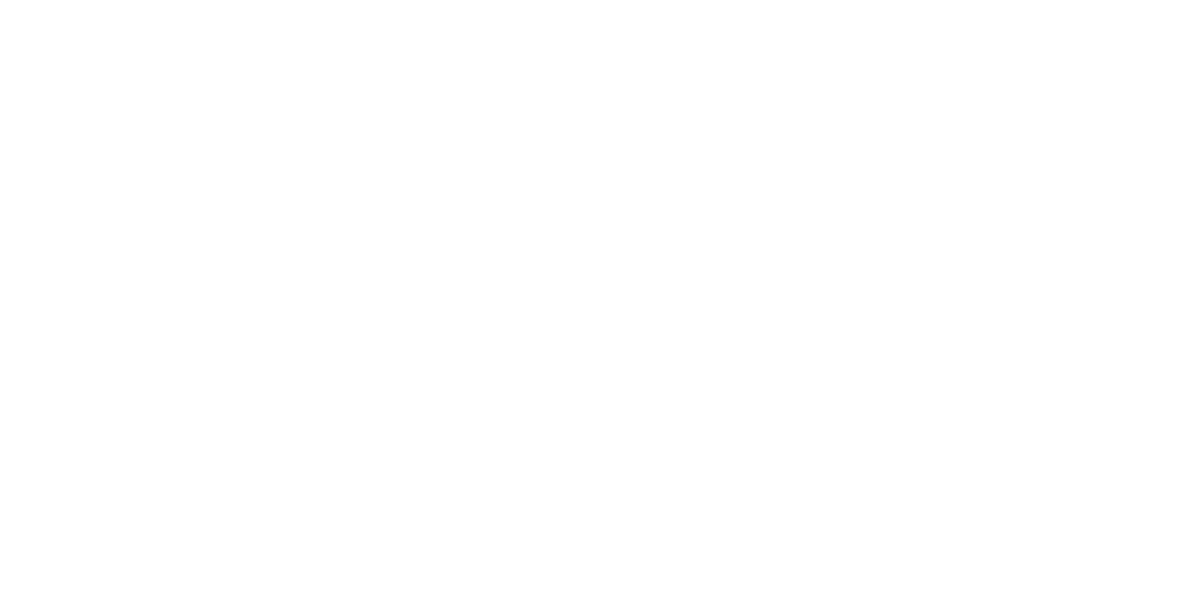
Frame 1 (no input)
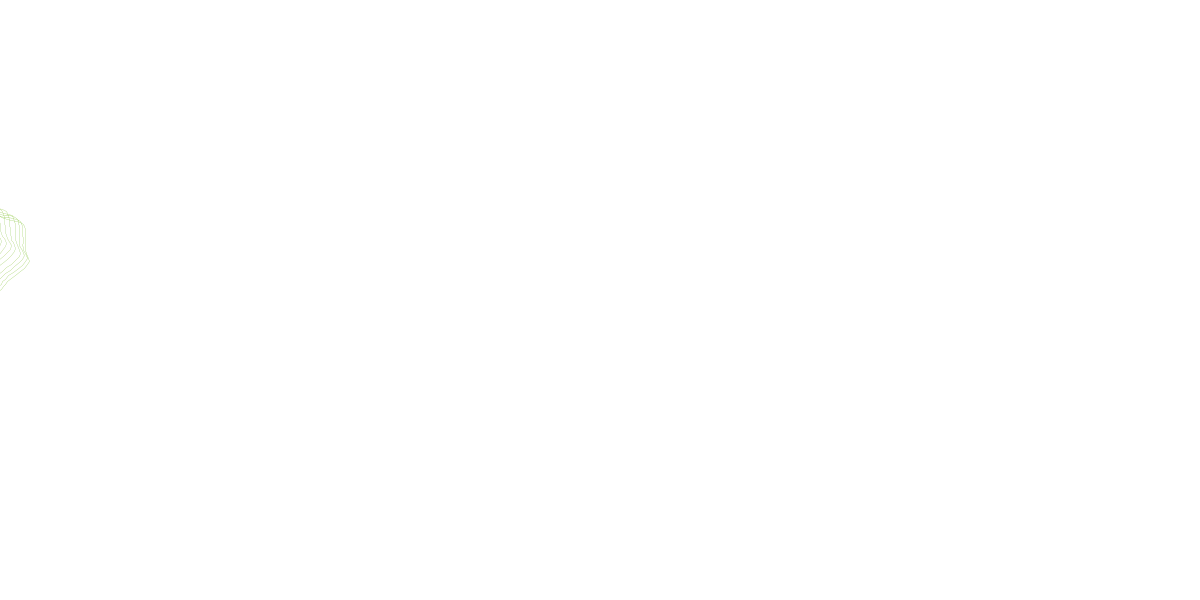
Frame 60 (the mouse pressed at the canvas centre just before this capture)
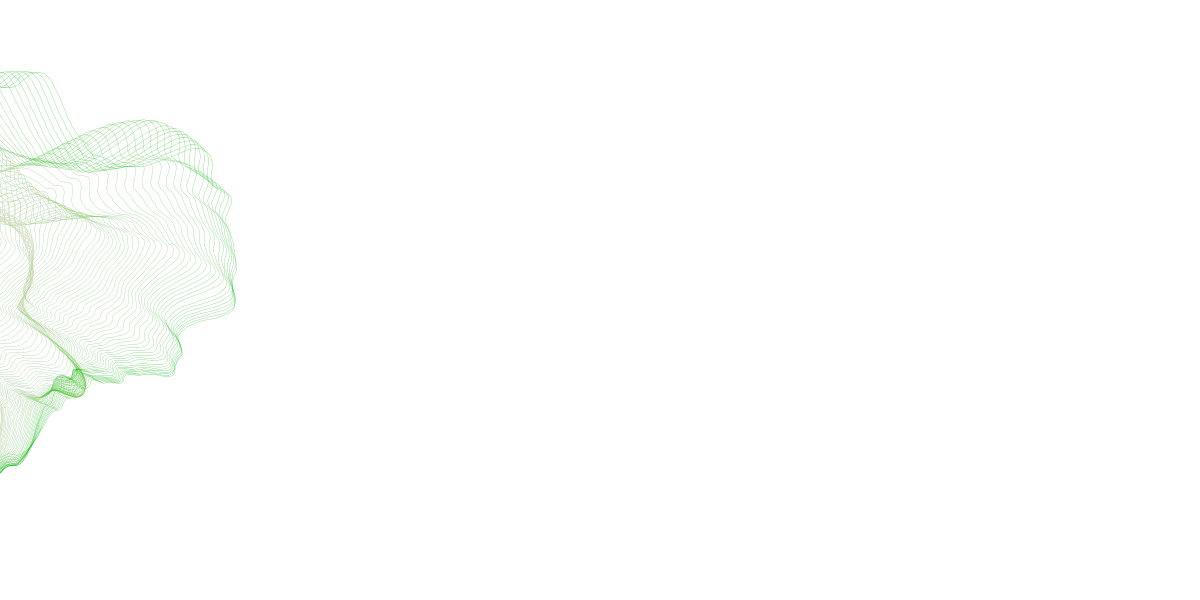
Frame 120 (the mouse held since frame 60 and released just before this capture)

The Processing sketch that drew these frames (run headless with seeded random() and noise(); from frame 60 on, the mouse is pressed at the canvas centre):

// Processing sketch: sketch_171107aAlgorithm_wave
// ── sketch_171107aAlgorithm_wave.pde
int rStart, rStop;
float[][] radii;
float nX, nY, yY;
float masterX, masterY;
int models;
float nRadius, outRadius;
int degs;
float inBetween, totalTweens;
int circleNumber;

void setup() {
  colorMode(HSB);
  smooth();
  size(1200, 600);
  degs=360;
  nRadius=1.300;
  outRadius=321;
  totalTweens=27.0;
  inBetween=0.0;
  circleNumber=1;
  background(#FFFFFF);
  models=199;
  radii = new float[models][degs];
  doSetupModels();
  masterX=-300;
  masterY=height/2;
  colorMode(HSB);
  strokeWeight(0.2);
  fill(255, 4);
}

void doSetupModels() {
  for (int i=0;i<models;i++) {
    float[] ptTemp = new float[degs];
    float zz=random(3);
    radii[i]=doNewCircle(zz, zz-1);
  }
}

void draw() {
  if (masterX>2100) {
    masterX=-225;
    circleNumber=5;
    inBetween=0;
    noLoop();
  }
  if (inBetween<totalTweens && circleNumber+1<models) {
    float[] hybridCircle = new float[degs];
    hybridCircle=doInterpolate(radii[circleNumber], radii[circleNumber+1], inBetween/totalTweens);
    doSimpleOutline(hybridCircle);
    inBetween++;
  } 
  else {
    if (circleNumber+1<models) {
      circleNumber++;
      inBetween=0;
    }
  }
}

float[] doInterpolate(float[] cOne, float[] cTwo, float beTwixt) {
  float[] ptTemp = new float[degs];
  for (int j=0; j<degs;j++) {
    ptTemp[j]=coslerp(cOne[j], cTwo[j], beTwixt);
  }
  return ptTemp;
}

void doSimpleOutline(float[] myCircle) {
  masterX=masterX+3.0;
  doDrawCircle(int(masterX), int(masterY), myCircle);
}

float coslerp(float val1, float val2, float amt) {
  amt = map (cos(amt*PI), 1.0, -1.0, 0, 1.0);
  return lerp(val1, val2, amt);
}





void doStripes(int xPos, int yPos, float[] ptRad) {  
  pushMatrix();
  translate(xPos, yPos);
  for (int j=0;j<degs;j=j+1) { 
    float rj=radians(j);
    float xA=sin(rj)*ptRad[j];
    float yA=cos(rj)*ptRad[j];
  }
  popMatrix();
}


void doDrawCircle(int xPos, int yPos, float[] ptRad) {  
  pushMatrix();
  translate(xPos, yPos);
  rotate(radians(frameCount*0.95125));

  color col=color(round(map(xPos, 0, width, 80, 255)), 255, 180);
  stroke(col);
  beginShape();  
  for (int j=0;j<degs;j=j+1) { 
    float rj=radians(j);
    float xA=sin(rj)*ptRad[(j)];
    float yA=cos(rj)*ptRad[(j)];
    vertex(xA, yA);
  }
  endShape();
  popMatrix();
}

float[] doNewCircle(float nXstart, float nYstart) {
  float[] theCircle = new float[degs];
  for (int i=0+int(frameCount/2.0);i<degs+int(frameCount/2.0);i++) {
    nX=sin(radians(i))*nRadius+nXstart;
    nY=cos(radians(i))*nRadius+nYstart;
    theCircle[i]=map(noise(nX, nY), 0, 1, 0, outRadius);
  }
  return theCircle;
}
